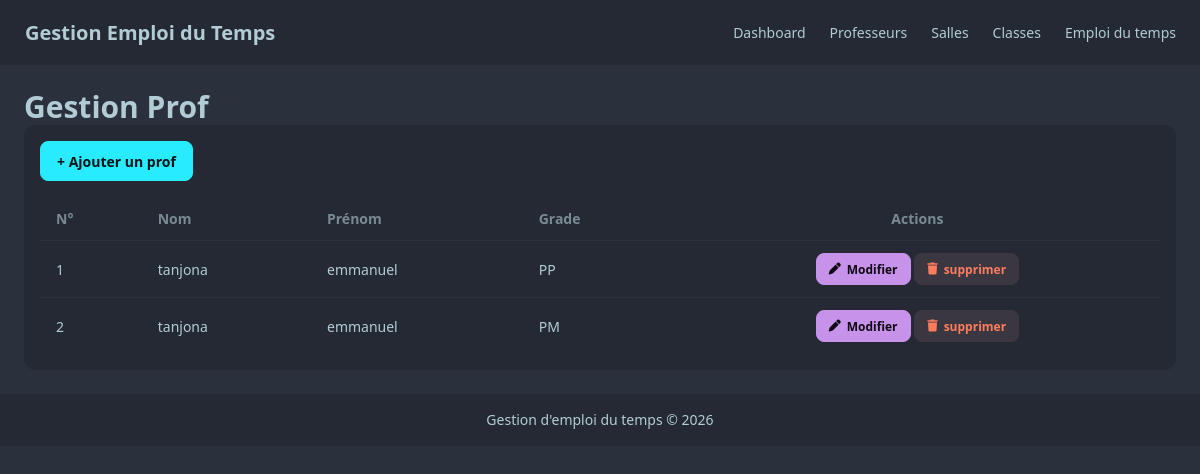
Before: /prof/ with the older database file.
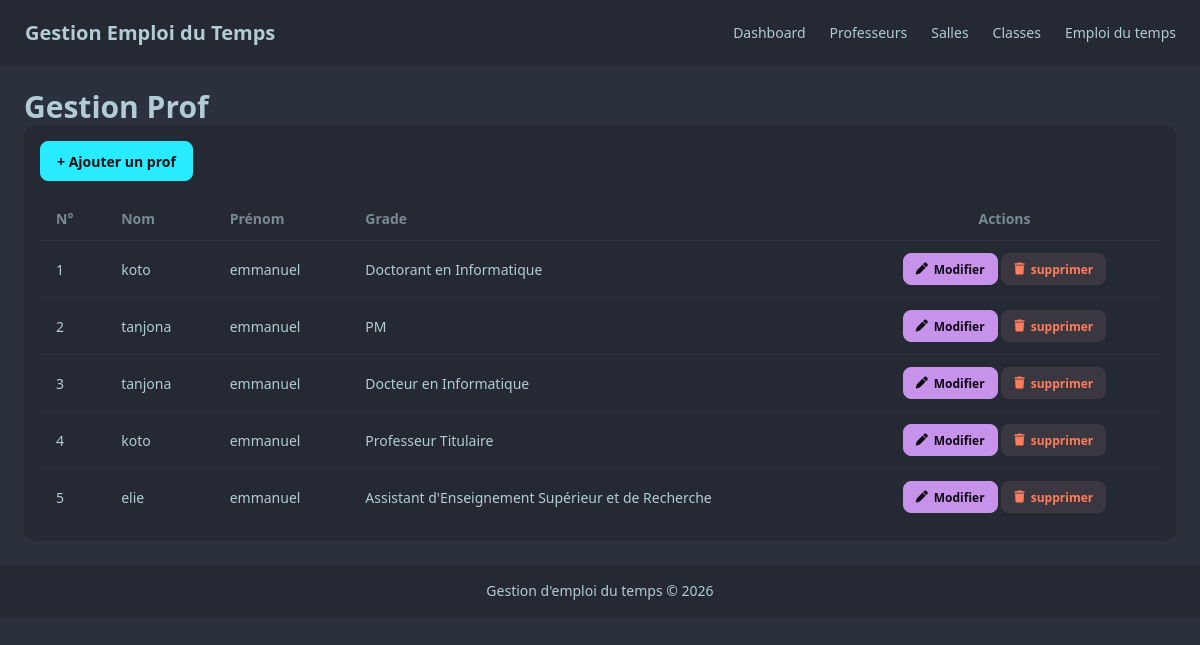
After: the same page with the newer database file.
### emploi/models.py (models this page shows, shortened)
class Prof  (models.Model):
    GRADE_CHOICES = [
        ("PT", "Professeur Titulaire"),
        ("MC", "Maître de Conférences"),
        ("AESR", "Assistant d'Enseignement Supérieur et de Recherche"),
        ("HDR", "Docteur HDR"),
        ("DI", "Docteur en Informatique"),
        ("DOC", "Doctorant en Informatique"),
    ]
    idprof = models.AutoField(primary_key=True)
    nomprof = models.CharField(max_length=100)
    prenomprof = models.CharField(max_length=100)
    grad = models.CharField(
        max_length=10,
        choices=GRADE_CHOICES
    )

### emploi/views.py (the view)
# urls.py: path('prof/', views.list_prof, name="prof"),
def list_prof(request):
    profs = Prof.objects.all()
    form = ProfForms()
    return render(request, "professeur/prof.html", {'profs':profs , 'form':form})

### emploi/templates/professeur/prof.html (shortened to what this page needs)
{%extends 'base.html'%} {%block content%}
<h1 class="text-3xl font-bold">Gestion Prof</h1>
<div class="w-full bg-base-200 p-4 rounded-xl">
    <div class="mb-4">
        <button onclick="mdprof.showModal()" class="btn btn-info">+ Ajouter un prof</button>
    </div>
    <div class="overflow-x-auto">
        <table class="table table-zebra w-full">
            <thead>
                <tr>
                    <th>N°</th>
                    <th>Nom</th>
                    <th>Prénom</th>
                    <th>Grade</th>
                    <th class="text-center">Actions</th>
                </tr>
            </thead>
            <tbody>
                {% for prf in profs%}
                <tr>
                    <td>{{prf.idprof}}</td>
                    <td>{{prf.nomprof}}</td>
                    <td>{{prf.prenomprof}}</td>
                    <td>{{prf.get_grad_display}}</td>
                    <td class="text-center">
                        <button type="button" class="btn btn-sm btn-accent"
                            onclick="document.getElementById('modal_mod_{{ prf.idprof }}').showModal()">
                            <i class="fa-solid fa-pen"></i>
                            Modifier
                        </button>
                        <button class="btn btn-soft btn-secondary btn-sm" type="button" onclick="document.getElementById('modal_sup_{{prf.idprof}}').showModal()"><i class="fa-solid fa-trash"></i>
                            supprimer
                        </button>
                    </td>
                </tr>
                {%endfor%}
            </tbody>
        </table>
    </div>
</div>
{%endblock%}

Changed rows visible on the page:
changed Prof id 1: nomprof "tanjona" → "koto"; grad "PP" → "Doctorant en Informatique"
added Prof: idprof "3", nomprof "tanjona", prenomprof "emmanuel", grad "Docteur en Informatique"
added Prof: idprof "4", nomprof "koto", prenomprof "emmanuel", grad "Professeur Titulaire"
added Prof: idprof "5", nomprof "elie", prenomprof "emmanuel", grad "Assistant d'Enseignement Supérieur et de Recherche"
